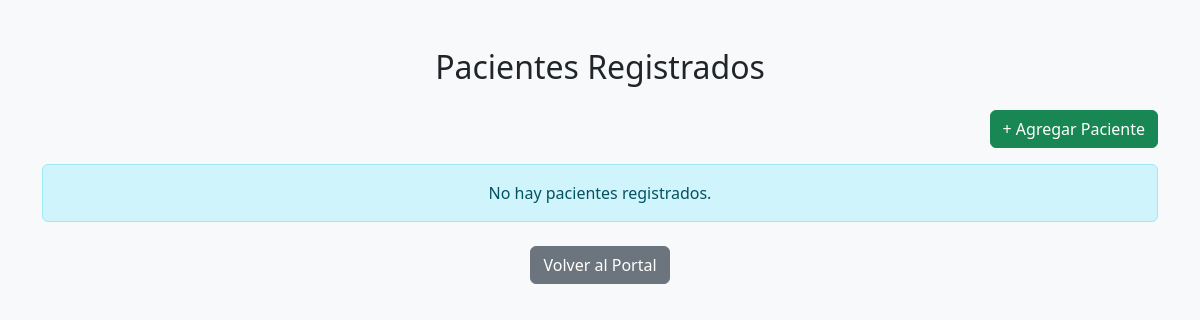
Page /pacientes/lista_pacientes/ (signed in) on the earlier database version.
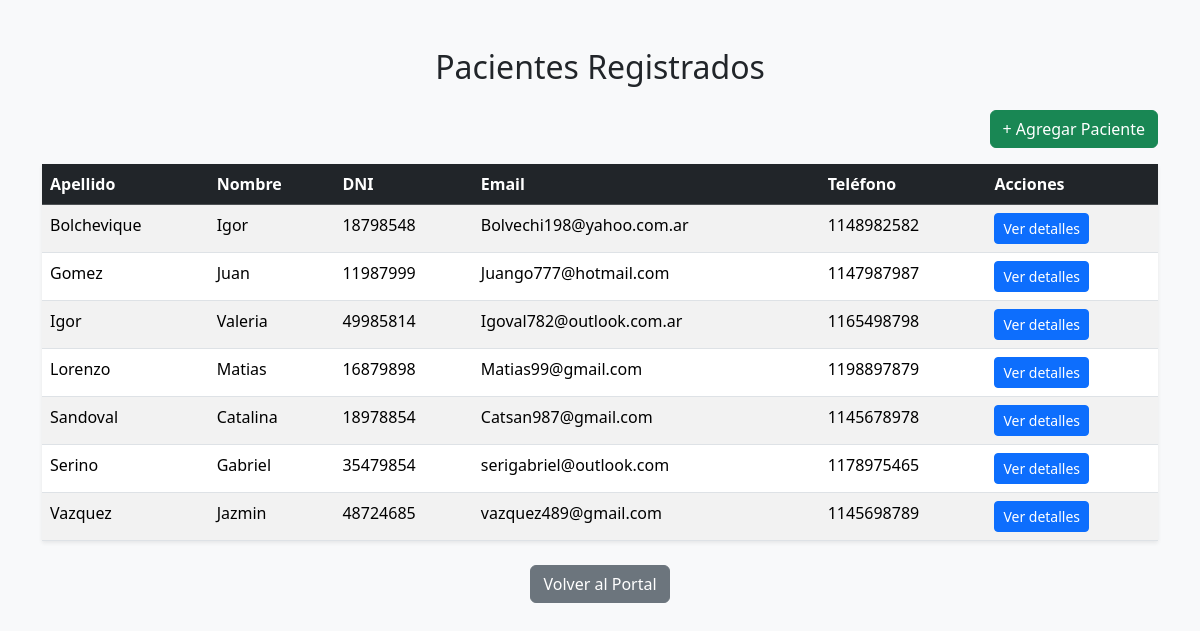
Same page on the later database version.
### pacientes/models.py (models this page shows)
class Paciente(models.Model):
    perfil_usuario = models.ForeignKey(
        'usuarios.PerfilUsuario',
        on_delete=models.CASCADE,
        related_name="pacientes_asociados"
    )
    nombre = models.CharField(max_length=100)
    apellido = models.CharField(max_length=100)
    dni = models.CharField(max_length=20)
    email = models.EmailField()
    telefono = models.CharField(max_length=30)
    fecha_nacimiento = models.DateField(null=True, blank=True)
    obra_social = models.CharField(max_length=100, null=True, blank=True)

### pacientes/views.py (the view)
# urls.py: path("lista_pacientes/", views.lista_pacientes, name="lista_pacientes"),
@login_required
def lista_pacientes(request):
    pacientes = Paciente.objects.all().order_by("apellido", "nombre")
    return render(request, "pacientes/lista_pacientes.html", {
        "pacientes": pacientes
    })

### pacientes/templates/pacientes/lista_pacientes.html (shortened to what this page needs)
{% load static %}
<!DOCTYPE html>
<html>
<head>
    <link href="https://cdn.jsdelivr.net/npm/bootstrap@5.3.3/dist/css/bootstrap.min.css" rel="stylesheet">
</head>
<body class="bg-light">
<div class="container mt-5">
    <h2 class="text-center mb-4">Pacientes Registrados</h2>
    <div class="text-end mb-3">
        <a href="{% url 'pacientes:crear_paciente' %}" class="btn btn-success">
            + Agregar Paciente
        </a>
    </div>
    {% if pacientes %}
        <table class="table table-striped table-hover shadow-sm">
            <thead class="table-dark">
                <tr>
                    <th>Apellido</th>
                    <th>Nombre</th>
                    <th>DNI</th>
                    <th>Email</th>
                    <th>Teléfono</th>
                    <th>Acciones</th>
                </tr>
            </thead>
            <tbody>
                {% for paciente in pacientes %}
                <tr>
                    <td>{{ paciente.apellido }}</td>
                    <td>{{ paciente.nombre }}</td>
                    <td>{{ paciente.dni }}</td>
                    <td>{{ paciente.email }}</td>
                    <td>{{ paciente.telefono }}</td>
                    <td>
                        <a href="{% url 'pacientes:paciente_detalle' paciente.id %}" class="btn btn-sm btn-primary">
                            Ver detalles
                        </a>
                    </td>
                </tr>
                {% endfor %}
            </tbody>
        </table>
    {% else %}
        <div class="alert alert-info text-center">
            No hay pacientes registrados.
        </div>
    {% endif %}
    <div class="text-center mt-4">
        <a href="{% url 'usuarios:perfil' %}" class="btn btn-secondary">
            Volver al Portal
        </a>
    </div>
</div>
</body>
</html>

Differences in the rows shown:
added Paciente: apellido "Bolchevique", nombre "Igor", dni "18798548", email "Bolvechi198@yahoo.com.ar", telefono "1148982582"
added Paciente: apellido "Gomez", nombre "Juan", dni "11987999", email "Juango777@hotmail.com", telefono "1147987987"
added Paciente: apellido "Igor", nombre "Valeria", dni "49985814", email "Igoval782@outlook.com.ar", telefono "1165498798"
added Paciente: apellido "Lorenzo", nombre "Matias", dni "16879898", email "Matias99@gmail.com", telefono "1198897879"
added Paciente: apellido "Sandoval", nombre "Catalina", dni "18978854", email "Catsan987@gmail.com", telefono "1145678978"
added Paciente: apellido "Serino", nombre "Gabriel", dni "35479854", email "serigabriel@outlook.com", telefono "1178975465"
added Paciente: apellido "Vazquez", nombre "Jazmin", dni "48724685", email "vazquez489@gmail.com", telefono "1145698789"
Other differences:
text no longer shown: "No hay pacientes registrados."
text now shown: "Apellido Nombre DNI Email Teléfono Acciones"
